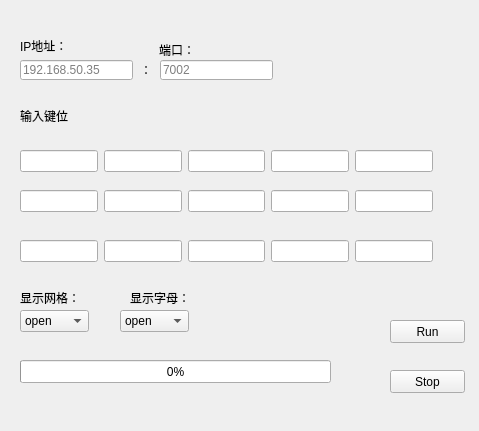
<?xml version="1.0" encoding="UTF-8"?>
<ui version="4.0">
 <class>Form</class>
 <widget class="QWidget" name="Form">
  <property name="geometry">
   <rect>
    <x>0</x>
    <y>0</y>
    <width>479</width>
    <height>431</height>
   </rect>
  </property>
  <property name="windowTitle">
   <string>Form</string>
  </property>
  <widget class="QPushButton" name="button_run">
   <property name="geometry">
    <rect>
     <x>390</x>
     <y>320</y>
     <width>75</width>
     <height>23</height>
    </rect>
   </property>
   <property name="text">
    <string>Run</string>
   </property>
  </widget>
  <widget class="QPushButton" name="button_stop">
   <property name="geometry">
    <rect>
     <x>390</x>
     <y>370</y>
     <width>75</width>
     <height>23</height>
    </rect>
   </property>
   <property name="text">
    <string>Stop</string>
   </property>
  </widget>
  <widget class="QLabel" name="label">
   <property name="geometry">
    <rect>
     <x>20</x>
     <y>40</y>
     <width>50</width>
     <height>12</height>
    </rect>
   </property>
   <property name="text">
    <string>IP地址：</string>
   </property>
  </widget>
  <widget class="QLineEdit" name="IpAdr">
   <property name="geometry">
    <rect>
     <x>20</x>
     <y>60</y>
     <width>113</width>
     <height>20</height>
    </rect>
   </property>
   <property name="placeholderText">
    <string>192.168.50.35</string>
   </property>
  </widget>
  <widget class="QLabel" name="label_2">
   <property name="geometry">
    <rect>
     <x>159</x>
     <y>40</y>
     <width>61</width>
     <height>20</height>
    </rect>
   </property>
   <property name="text">
    <string>端口：</string>
   </property>
  </widget>
  <widget class="QLabel" name="label_3">
   <property name="geometry">
    <rect>
     <x>140</x>
     <y>60</y>
     <width>16</width>
     <height>20</height>
    </rect>
   </property>
   <property name="text">
    <string>：</string>
   </property>
  </widget>
  <widget class="QLineEdit" name="lineEdit_2">
   <property name="geometry">
    <rect>
     <x>160</x>
     <y>60</y>
     <width>113</width>
     <height>20</height>
    </rect>
   </property>
   <property name="placeholderText">
    <string>7002</string>
   </property>
  </widget>
  <widget class="QLabel" name="label_4">
   <property name="geometry">
    <rect>
     <x>20</x>
     <y>110</y>
     <width>50</width>
     <height>12</height>
    </rect>
   </property>
   <property name="text">
    <string>输入键位：</string>
   </property>
  </widget>
  <widget class="QWidget" name="layoutWidget_2">
   <property name="geometry">
    <rect>
     <x>20</x>
     <y>150</y>
     <width>413</width>
     <height>22</height>
    </rect>
   </property>
   <layout class="QHBoxLayout" name="horizontalLayout_3">
    <item>
     <widget class="QLineEdit" name="key1_2">
      <property name="placeholderText">
       <string/>
      </property>
     </widget>
    </item>
    <item>
     <widget class="QLineEdit" name="key2_2">
      <property name="placeholderText">
       <string/>
      </property>
     </widget>
    </item>
    <item>
     <widget class="QLineEdit" name="key3_2">
      <property name="placeholderText">
       <string/>
      </property>
     </widget>
    </item>
    <item>
     <widget class="QLineEdit" name="key4_2">
      <property name="placeholderText">
       <string/>
      </property>
     </widget>
    </item>
    <item>
     <widget class="QLineEdit" name="key5_2">
      <property name="placeholderText">
       <string/>
      </property>
     </widget>
    </item>
   </layout>
  </widget>
  <widget class="QWidget" name="layoutWidget_3">
   <property name="geometry">
    <rect>
     <x>20</x>
     <y>190</y>
     <width>413</width>
     <height>22</height>
    </rect>
   </property>
   <layout class="QHBoxLayout" name="horizontalLayout_4">
    <item>
     <widget class="QLineEdit" name="key2_1">
      <property name="placeholderText">
       <string/>
      </property>
     </widget>
    </item>
    <item>
     <widget class="QLineEdit" name="key2_3">
      <property name="placeholderText">
       <string/>
      </property>
     </widget>
    </item>
    <item>
     <widget class="QLineEdit" name="key2_4">
      <property name="placeholderText">
       <string/>
      </property>
     </widget>
    </item>
    <item>
     <widget class="QLineEdit" name="key2_5">
      <property name="placeholderText">
       <string/>
      </property>
     </widget>
    </item>
    <item>
     <widget class="QLineEdit" name="key2_6">
      <property name="placeholderText">
       <string/>
      </property>
     </widget>
    </item>
   </layout>
  </widget>
  <widget class="QWidget" name="layoutWidget_4">
   <property name="geometry">
    <rect>
     <x>20</x>
     <y>240</y>
     <width>413</width>
     <height>22</height>
    </rect>
   </property>
   <layout class="QHBoxLayout" name="horizontalLayout_5">
    <item>
     <widget class="QLineEdit" name="key3_1">
      <property name="placeholderText">
       <string/>
      </property>
     </widget>
    </item>
    <item>
     <widget class="QLineEdit" name="key3_3">
      <property name="placeholderText">
       <string/>
      </property>
     </widget>
    </item>
    <item>
     <widget class="QLineEdit" name="key3_4">
      <property name="placeholderText">
       <string/>
      </property>
     </widget>
    </item>
    <item>
     <widget class="QLineEdit" name="key3_5">
      <property name="placeholderText">
       <string/>
      </property>
     </widget>
    </item>
    <item>
     <widget class="QLineEdit" name="key3_6">
      <property name="placeholderText">
       <string/>
      </property>
     </widget>
    </item>
   </layout>
  </widget>
  <widget class="QComboBox" name="comboBox">
   <property name="geometry">
    <rect>
     <x>20</x>
     <y>310</y>
     <width>69</width>
     <height>22</height>
    </rect>
   </property>
   <item>
    <property name="text">
     <string>open</string>
    </property>
   </item>
   <item>
    <property name="text">
     <string>close</string>
    </property>
   </item>
  </widget>
  <widget class="QLabel" name="label_5">
   <property name="geometry">
    <rect>
     <x>20</x>
     <y>290</y>
     <width>81</width>
     <height>16</height>
    </rect>
   </property>
   <property name="text">
    <string>显示网格：</string>
   </property>
  </widget>
  <widget class="QLabel" name="label_6">
   <property name="geometry">
    <rect>
     <x>130</x>
     <y>290</y>
     <width>81</width>
     <height>16</height>
    </rect>
   </property>
   <property name="text">
    <string>显示字母：</string>
   </property>
  </widget>
  <widget class="QComboBox" name="box2">
   <property name="geometry">
    <rect>
     <x>120</x>
     <y>310</y>
     <width>69</width>
     <height>22</height>
    </rect>
   </property>
   <item>
    <property name="text">
     <string>open</string>
    </property>
   </item>
   <item>
    <property name="text">
     <string>close</string>
    </property>
   </item>
  </widget>
  <widget class="QProgressBar" name="progressBar">
   <property name="geometry">
    <rect>
     <x>20</x>
     <y>360</y>
     <width>311</width>
     <height>23</height>
    </rect>
   </property>
   <property name="value">
    <number>0</number>
   </property>
  </widget>
 </widget>
 <resources/>
 <connections/>
</ui>
